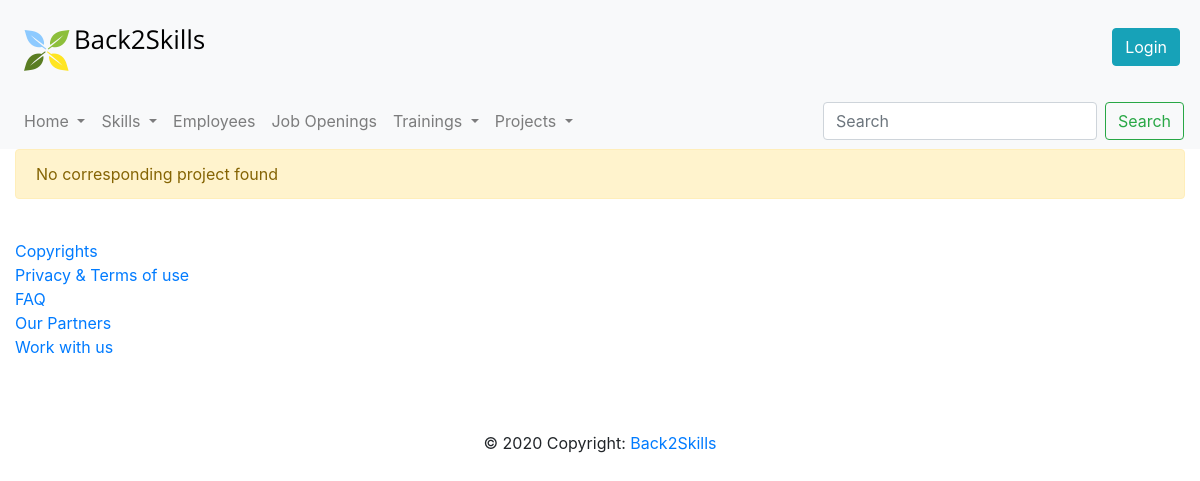
Before: /project/3 with the older database file.
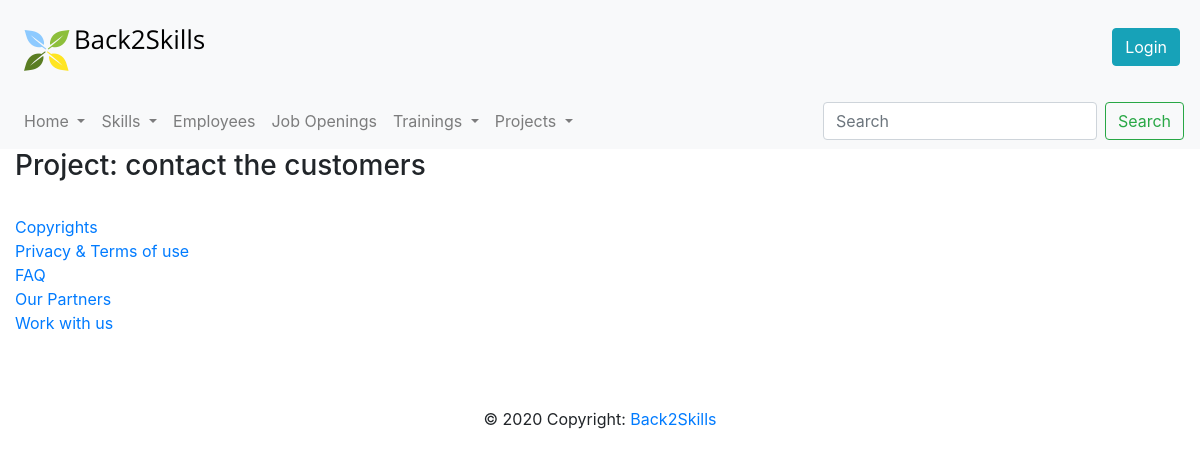
After: the same page with the newer database file.
### database.py (models this page shows)
class Project(db.Model):
    __tablename__ = 'project'
    id = db.Column(db.Integer, primary_key=True)
    name = db.Column(db.String)
    description = db.Column(db.String)
    starting_date = db.Column(db.String)
    ending_date = db.Column(db.String)
    employee = db.relationship("Employee", secondary="employee_project")
    skill = db.relationship("Skill", secondary="project_skill")
    supervisor = db.Column(db.Integer, db.ForeignKey('employee.id'))

### app.py (the view)
@app.route('/project/<int:id>')
def project(id):
    prj = get_project_by_id(id)
    return render_template('project.html', project=prj)

### database.py (called while the page is built)
def get_project_by_id(prj_id):
    return Project.query.filter(Project.id==prj_id).first()

### templates/project.html (shortened to what this page needs)
{% extends 'layout.html' %}
{% block pageContent %}
    {% if project is none %}
      <div class="alert alert-warning" role="alert"> No corresponding project found </div>
    {% else %}
        <h3>Project: {{ project.name }}</h3>
    {% endif %}
{% endblock %}

Changed rows visible on the page:
added Project: name "contact the customers"
Other visible differences:
text no longer shown: "No corresponding project found"
text now shown: "Project:"
